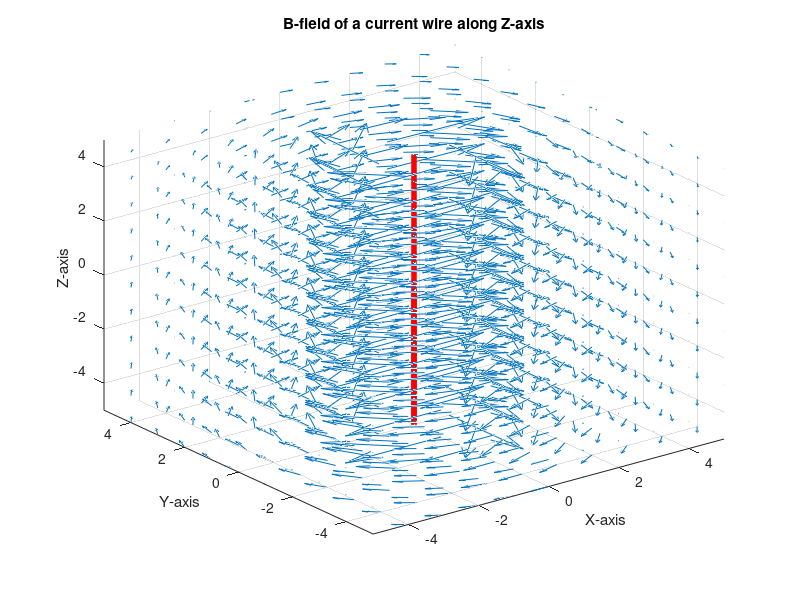
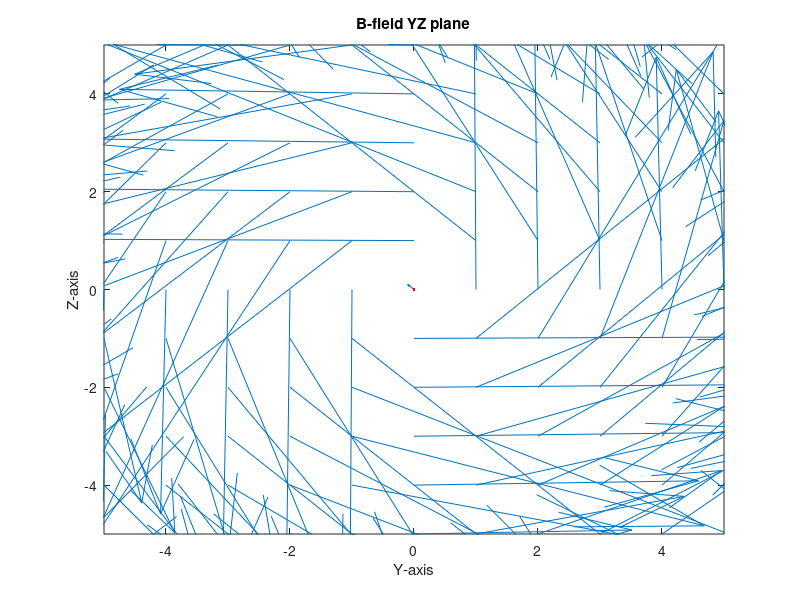

Reproduce these figures in MATLAB, in order.
clc
close all
clear all
Nx=11;
Nz=11;  
Ny=11;  
N=50;    
Xw=(floor(-N/2):floor(N/2)); 
Yw=zeros(N+1,1); 
Zw=zeros(N+1,1); 
I=10;     
u0=1.26e-6;
xp(1:Nx)=-(Nx-1)/2:(Nx-1)/2;  
yp(1:Ny)=-(Ny-1)/2:(Ny-1)/2;    
zp(1:Nz)=-(Nz-1)/2:(Nz-1)/2;  
X(1:Nx,1:Ny,1:Nz)=0;
Y(1:Nx,1:Ny,1:Nz)=0; 
Z(1:Nx,1:Ny,1:Nz)=0;
for i=1:Nx
    X(i,:,:)=xp(i); 
end
for i=1:Ny
    Y(:,i,:)=yp(i); 
end
for i=1:Nz
    Z(:,:,i)=zp(i);
end
for a=1:Nx  
for b=1:Ny  
for c=1:Nz
for i=1:N-1
    
Rx(i)=(X(a,b,c)-(0.5*(Xw(i)+Xw(i+1))));
Ry(i)=(Y(a,b,c)-(0.5*(Yw(i)+Yw(i+1))));
Rz(i)=(Z(a,b,c)-(0.5*(Zw(i)+Zw(i+1))));
dlx(i)=Xw(i+1)-Xw(i);
dly(i)=Yw(i+1)-Yw(i);
dlz(i)=Zw(i+1)-Zw(i);
end
Rx(N)=(X(a,b,c)-0.5*(Xw(N)+1));
Ry(N)=(Y(a,b,c)-(0.5*(Yw(N)+1)));
Rz(N)=(Z(a,b,c)-(0.5*(Zw(N)+1)));
dlx(N)=-Xw(N)+1;
dly(N)=-Yw(N)+1;
dlz(N)=-Zw(N)+1;
for i=1:N
Xcross(i)=(dly(i).*Rz(i))-(dlz(i).*Ry(i));
Ycross(i)=(dlz(i).*Rx(i))-(dlx(i).*Rz(i));
Zcross(i)=(dlx(i).*Ry(i))-(dly(i).*Rx(i));
R(i)=sqrt(Rx(i).^2+Ry(i).^2+Rz(i).^2);
end
Bx1=(I*u0./(4*pi*(R.^3))).*Xcross;
By1=(I*u0./(4*pi*(R.^3))).*Ycross;
Bz1=(I*u0./(4*pi*(R.^3))).*Zcross;
BX(a,b,c)=0;       
BY(a,b,c)=0;
BZ(a,b,c)=0;
for i=1:N     
    BX(a,b,c)=BX(a,b,c)+Bx1(i);
    BY(a,b,c)=BY(a,b,c)+By1(i);
    BZ(a,b,c)=BZ(a,b,c)+Bz1(i);
end
end
end
end
figure(1)
quiver3(Z,Y,X,BZ,BY,BX,3);
hold on
line([0 0 0],[0 0 0], [0 -5 5],'linewidth',4,'color','r');
 axis([-5 5 -5 5 -5 5])
xlabel('X-axis')
ylabel('Y-axis')
zlabel('Z-axis')
title('B-field of a current wire along Z-axis')
h=gca; 
fh = figure(1); 
set(fh, 'color', 'white'); 
figure(2)
quiver(Y((Nx-1)/2,:,:),Z((Nx-1)/2,:,:),BY((Nx-1)/2,:,:),BZ((Nx-1)/2,:,:),2);
hold on
G1=plot(0,0,'.','markersize',6);
set(G1,'MarkerEdgeColor','r')
axis([ -5 5 -5 5])
xlabel('Y-axis')
ylabel('Z-axis')
title('B-field YZ plane')
h=gca; 
set(h)
h = get(gca, 'ylabel');
fh = figure(2); 
set(fh, 'color', 'white'); 